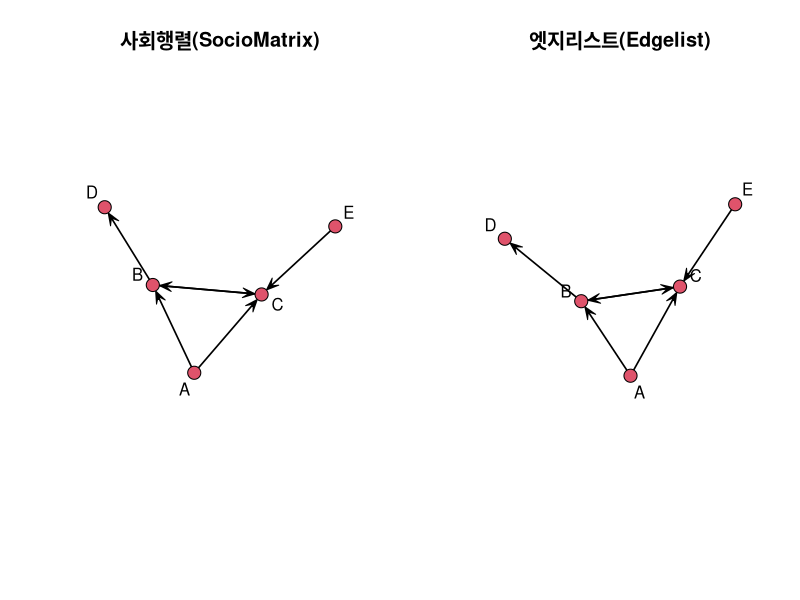
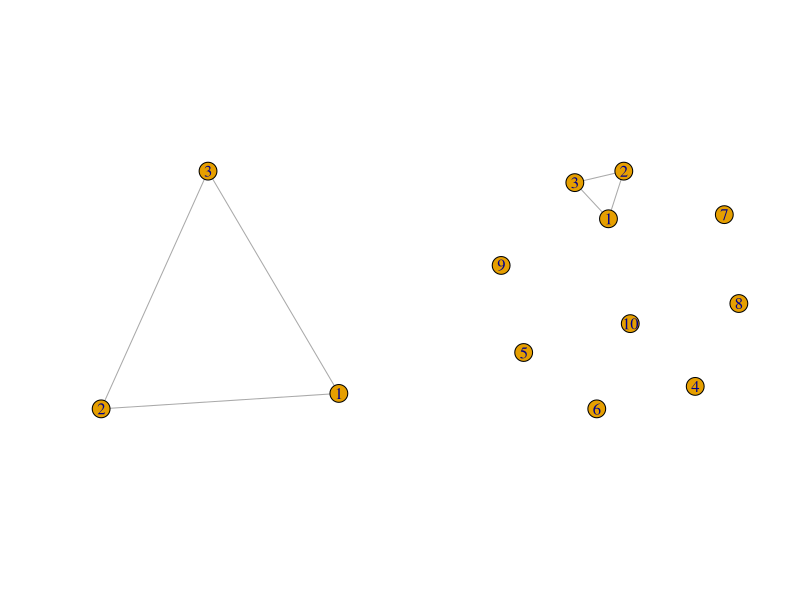
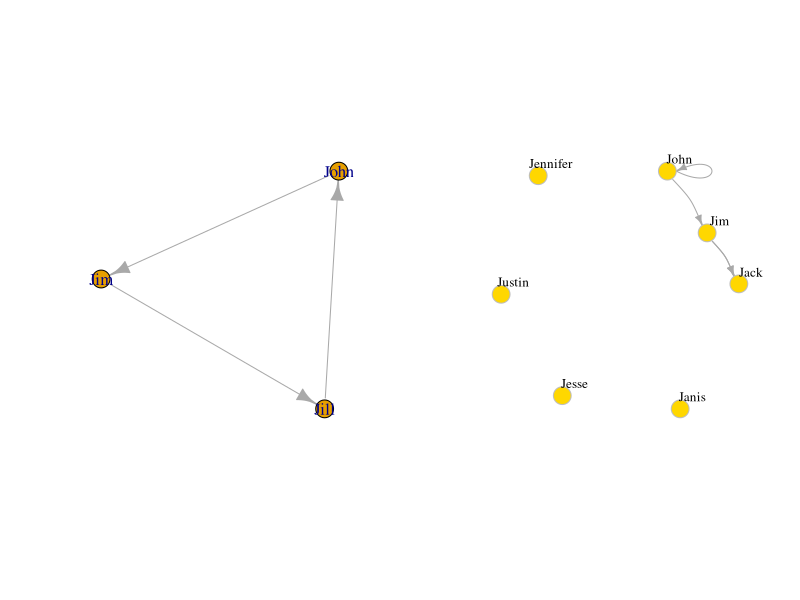
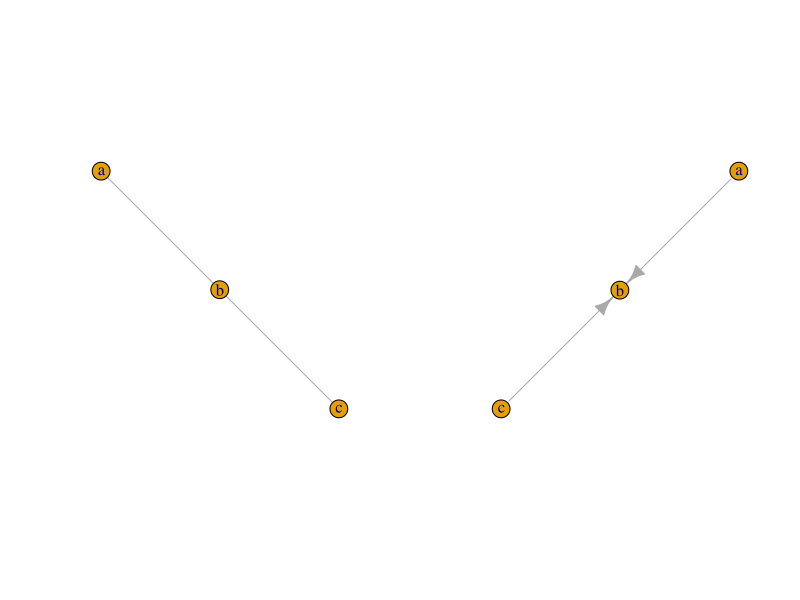
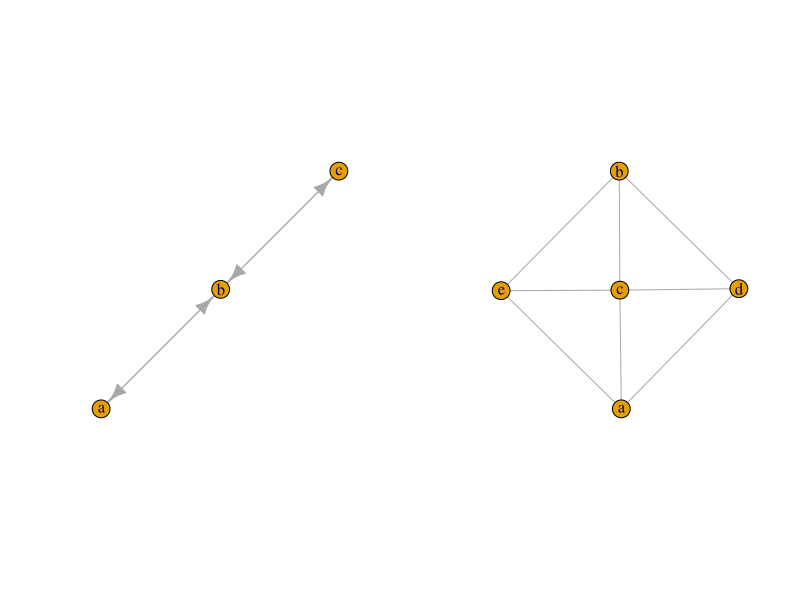
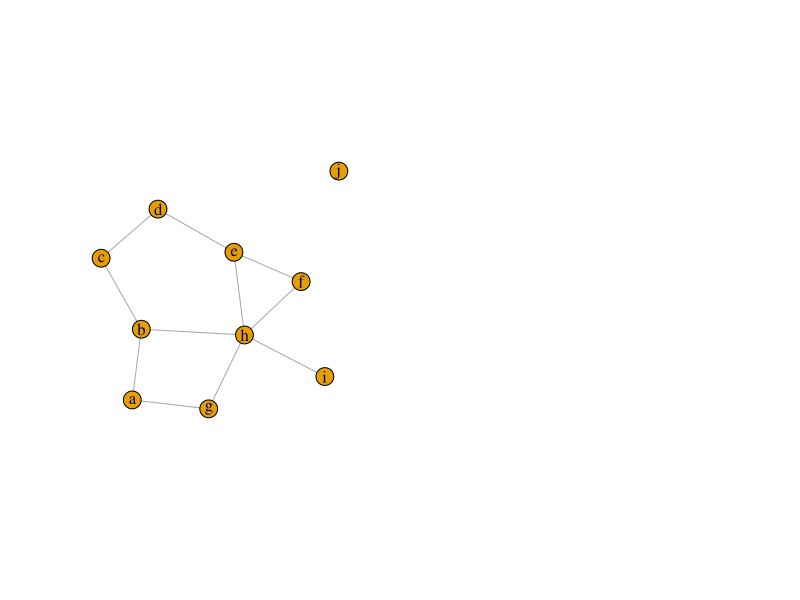

R code for these plots, in order:
###  1. statnet -----

# https://statkclee.github.io/network/ml-network-data.html

# 1.1 사회행렬(Sociomatrix) ------

library(network)

netmat1 <- rbind(c(0,1,1,0,0),
                 c(0,0,1,1,0),
                 c(0,1,0,0,0),
                 c(0,0,0,0,0),
                 c(0,0,1,0,0))
rownames(netmat1) <- c("A","B","C","D","E")
colnames(netmat1) <- c("A","B","C","D","E")
net1 <- network(netmat1, matrix.type="adjacency")
class(net1)

summary(net1)

# 1.2 엣지리스트(Edgelist) -----

library(sna)

netmat2 <- rbind(c(1,2),
                 c(1,3),
                 c(2,3),
                 c(2,4),
                 c(3,2),
                 c(5,3))
net2 <- network(netmat2,matrix.type="edgelist")
network.vertex.names(net2) <- c("A","B","C","D","E")
class(net2)

summary(net2)

# 시각화

par(mfrow=c(1,2))
gplot(net1, vertex.col = 2, displaylabels = TRUE, main="사회행렬(SocioMatrix)")
gplot(net2, vertex.col = 2, displaylabels = TRUE, main="엣지리스트(Edgelist)")

# 1.3 노드 속성 ----
set.vertex.attribute(net1, "gender", c("F", "F", "M", "F", "M"))
net1 %v% "alldeg" <- degree(net1)
list.vertex.attributes(net1)

get.vertex.attribute(net1, "gender")
get.vertex.attribute(net1, "alldeg")
get.vertex.attribute(net1, "na")

# 1.4. 엣지 속성 -----
list.edge.attributes(net1)

set.edge.attribute(net1,"rndval", runif(network.size(net1),0,1)) 
 # runif: 0부터 1사이의 균일 분포
list.edge.attributes(net1)

summary(net1 %e% "rndval")

summary(get.edge.attribute(net1,"rndval"))

netval1 <- rbind(c(0,2,3,0,0),
                 c(0,0,3,1,0),
                 c(0,1,0,0,0),
                 c(0,0,0,0,0),
                 c(0,0,2,0,0))
netval1 <- network(netval1,matrix.type="adjacency", ignore.eval=FALSE,names.eval="like")
network.vertex.names(netval1) <- c("A","B","C","D","E")
list.edge.attributes(netval1)

### 2. igraph 네트워크 자료형

library(igraph)

# 2.1 네트워크 기초 

g1 <- graph(edges=c(1,2, 2,3, 3,1), n=3, directed=FALSE)

plot(g1)

class(g1)

g2 <- graph( edges=c(1,2, 2,3, 3,1), n=10, directed=FALSE)

plot(g2)

g3 <- graph( edges=c("John","Jim", "Jim","Jill", "Jill", "John"))
plot(g3)

g4 <- graph( c("John", "Jim", "Jim", "Jack", "Jim", "Jack", "John", "John"), 
             isolates=c("Jesse", "Janis", "Jennifer", "Justin") )  

plot(g4, edge.arrow.size=.5, vertex.color="gold", vertex.size=15, 
     vertex.frame.color="gray", vertex.label.color="black", 
     vertex.label.cex=0.8, vertex.label.dist=2, edge.curved=0.2)


plot(graph_from_literal(a---b, b---c))

plot(graph_from_literal(a--+b, b+--c))

plot(graph_from_literal(a+-+b, b+-+c)) 

plot(graph_from_literal(a:b:c---c:d:e))

gl <- graph_from_literal(a-b-c-d-e-f, a-g-h-b, h-e:f:i, j)
plot(gl)

# 2.2 엣지, 노드 속성

# detach(package:statnet)
suppressWarnings(suppressMessages(library(igraph)))

# 사회행렬 igraph 전환
inet1 <- graph.adjacency(netmat1)
class(inet1)

#str(inet1)

# 엣지리스트 igraph 전환
inet2 <- graph.edgelist(netmat2)
#summary(inet2)
#str(inet2)

# 노드와 엣지 속성 부여
V(inet2)$name <- c("A","B","C","D","E")
E(inet2)$val <- c(1:6)
#summary(inet2)
#str(inet2)
